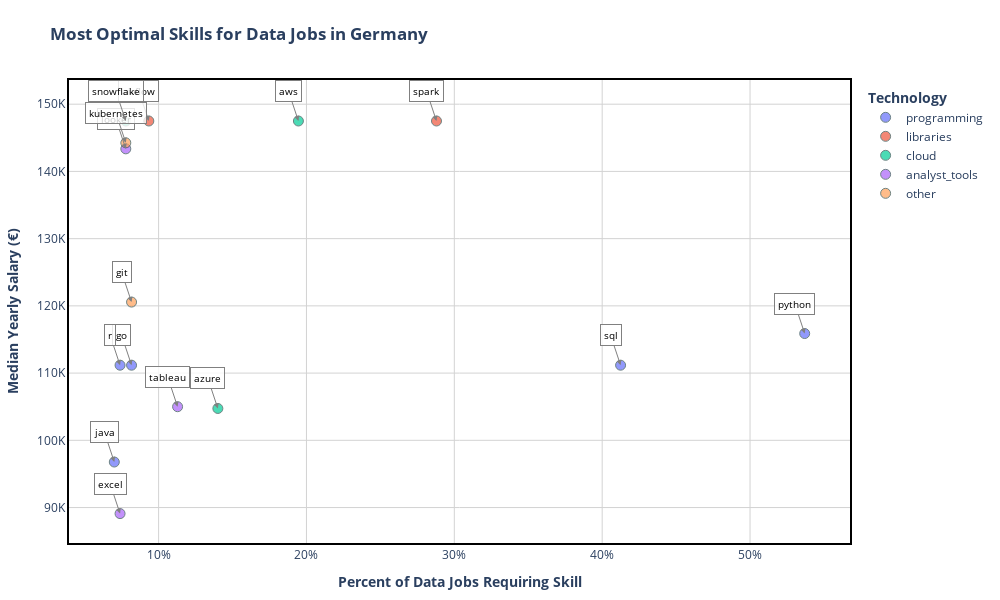

Notebook cell for this chart:
### Markdown cell above
5.4. Creating scatter plot representing most optimal skills for Data Job market in Germany

### Code cell
df_plot = df_plot.copy()
df_plot['skill_name'] = df_Germany_skills_high_demand.index.tolist()

# Creating Scatter Plot with Plotly
fig = px.scatter(
    df_plot,
    x='skill_percent',
    y='skill_median_salary',
    color='technology',
    hover_name='skill_name', 
    title='<b>Most Optimal Skills for Data Jobs in Germany</b>'
)

# Updating marker style
fig.update_traces(
    marker=dict(size=10, opacity=0.7, line=dict(width=1, color='DarkSlateGrey')),
    selector=dict(mode='markers'),
    text='',
    hovertemplate=(
               '<b>%{hovertext}</b><br><br>' +
        'Required by % of Jobs: <b>%{x:.1f}%</b><br>' +
        'Median Salary: <b>€%{y:,.0f}</b><br>' +
        '<extra></extra>'
    ),
    hoverinfo='text'
)

# Adding text annotations with arrows
for i, row in df_Germany_skills_high_demand.iterrows():
    fig.add_annotation(
        x=row['skill_percent'],
        y=row['skill_median_salary'],
        text=i,  
        showarrow=True,
        arrowhead=2,
        arrowsize=1,
        arrowwidth=1,
        arrowcolor='grey',
        font=dict(size=10, color='black'),
        bgcolor='rgba(255, 255, 255, 0.8)',
        bordercolor='grey',
        borderwidth=1,
        borderpad=3
    )
fig.update_xaxes(
    title='<b>Percent of Data Jobs Requiring Skill</b>',
    tickformat=',.0f%',
    ticksuffix='%',  
    gridcolor='lightgrey',
    showgrid=True
)

fig.update_yaxes(
    title='<b>Median Yearly Salary (€)</b>',
    tickprefix='€',
    ticksuffix='K',
    tickformat=',.0f',  
    tickvals=[i*10000 for i in range(0, 21)],  
    ticktext=[f'{i*10}K' for i in range(0, 21)],  
    gridcolor='lightgrey',
    showgrid=True
)
fig.update_layout(
    plot_bgcolor='white',
    hovermode='closest',
    legend=dict(
        title='<b>Technology</b>',
        yanchor="top",
        y=0.99,
        xanchor="left",
        x=1.02,
        bgcolor='rgba(255, 255, 255, 0.8)'
    ),
    margin=dict(l=50, r=100, t=80, b=50),
    width=1000,
    height=600
)
fig.update_xaxes(showline=True, linewidth=2, linecolor='black', mirror=True)
fig.update_yaxes(showline=True, linewidth=2, linecolor='black', mirror=True)

fig.show()

### Figure 1 — Plotly figure (JSON) as saved in the notebook; plotly's stock layout.template omitted (floating-point values rounded to 4 significant figures)
{"data": [{"hoverinfo": "text", "hovertemplate": "<b>%{hovertext}</b><br><br>Required by % of Jobs: <b>%{x:.1f}%</b><br>Median Salary: <b>€%{y:,.0f}</b><br><extra></extra>", "hovertext": ["python", "sql", "go", "r", "java"], "legendgroup": "programming", "marker": {"color": "#636efa", "line": {"color": "DarkSlateGrey", "width": 1}, "opacity": 0.7, "size": 10, "symbol": "circle"}, "mode": "markers", "name": "programming", "orientation": "v", "showlegend": true, "text": "", "type": "scatter", "x": [53.7, 41.25, 8.171, 7.393, 7.004], "xaxis": "x", "y": [115883, 111175, 111175, 111175, 96773], "yaxis": "y"}, {"hoverinfo": "text", "hovertemplate": "<b>%{hovertext}</b><br><br>Required by % of Jobs: <b>%{x:.1f}%</b><br>Median Salary: <b>€%{y:,.0f}</b><br><extra></extra>", "hovertext": ["spark", "airflow"], "legendgroup": "libraries", "marker": {"color": "#EF553B", "line": {"color": "DarkSlateGrey", "width": 1}, "opacity": 0.7, "size": 10, "symbol": "circle"}, "mode": "markers", "name": "libraries", "orientation": "v", "showlegend": true, "text": "", "type": "scatter", "x": [28.79, 9.339], "xaxis": "x", "y": [147500, 147500], "yaxis": "y"}, {"hoverinfo": "text", "hovertemplate": "<b>%{hovertext}</b><br><br>Required by % of Jobs: <b>%{x:.1f}%</b><br>Median Salary: <b>€%{y:,.0f}</b><br><extra></extra>", "hovertext": ["aws", "azure", "snowflake"], "legendgroup": "cloud", "marker": {"color": "#00cc96", "line": {"color": "DarkSlateGrey", "width": 1}, "opacity": 0.7, "size": 10, "symbol": "circle"}, "mode": "markers", "name": "cloud", "orientation": "v", "showlegend": true, "text": "", "type": "scatter", "x": [19.46, 14.01, 7.782], "xaxis": "x", "y": [147500, 104700.0, 147500], "yaxis": "y"}, {"hoverinfo": "text", "hovertemplate": "<b>%{hovertext}</b><br><br>Required by % of Jobs: <b>%{x:.1f}%</b><br>Median Salary: <b>€%{y:,.0f}</b><br><extra></extra>", "hovertext": ["tableau", "looker", "excel"], "legendgroup": "analyst_tools", "marker": {"color": "#ab63fa", "line": {"color": "DarkSlateGrey", "width": 1}, "opacity": 0.7, "size": 10, "symbol": "circle"}, "mode": "markers", "name": "analyst_tools", "orientation": "v", "showlegend": true, "text": "", "type": "scatter", "x": [11.28, 7.782, 7.393], "xaxis": "x", "y": [105000, 143358, 89100], "yaxis": "y"}, {"hoverinfo": "text", "hovertemplate": "<b>%{hovertext}</b><br><br>Required by % of Jobs: <b>%{x:.1f}%</b><br>Median Salary: <b>€%{y:,.0f}</b><br><extra></extra>", "hovertext": ["git", "kubernetes"], "legendgroup": "other", "marker": {"color": "#FFA15A", "line": {"color": "DarkSlateGrey", "width": 1}, "opacity": 0.7, "size": 10, "symbol": "circle"}, "mode": "markers", "name": "other", "orientation": "v", "showlegend": true, "text": "", "type": "scatter", "x": [8.171, 7.782], "xaxis": "x", "y": [120564, 144250], "yaxis": "y"}], "layout": {"annotations": [{"arrowcolor": "grey", "arrowhead": 2, "arrowsize": 1, "arrowwidth": 1, "bgcolor": "rgba(255, 255, 255, 0.8)", "bordercolor": "grey", "borderpad": 3, "borderwidth": 1, "font": {"color": "black", "size": 10}, "showarrow": true, "text": "python", "x": 53.7, "y": 115883}, {"arrowcolor": "grey", "arrowhead": 2, "arrowsize": 1, "arrowwidth": 1, "bgcolor": "rgba(255, 255, 255, 0.8)", "bordercolor": "grey", "borderpad": 3, "borderwidth": 1, "font": {"color": "black", "size": 10}, "showarrow": true, "text": "sql", "x": 41.25, "y": 111175}, {"arrowcolor": "grey", "arrowhead": 2, "arrowsize": 1, "arrowwidth": 1, "bgcolor": "rgba(255, 255, 255, 0.8)", "bordercolor": "grey", "borderpad": 3, "borderwidth": 1, "font": {"color": "black", "size": 10}, "showarrow": true, "text": "spark", "x": 28.79, "y": 147500}, {"arrowcolor": "grey", "arrowhead": 2, "arrowsize": 1, "arrowwidth": 1, "bgcolor": "rgba(255, 255, 255, 0.8)", "bordercolor": "grey", "borderpad": 3, "borderwidth": 1, "font": {"color": "black", "size": 10}, "showarrow": true, "text": "aws", "x": 19.46, "y": 147500}, {"arrowcolor": "grey", "arrowhead": 2, "arrowsize": 1, "arrowwidth": 1, "bgcolor": "rgba(255, 255, 255, 0.8)", "bordercolor": "grey", "borderpad": 3, "borderwidth": 1, "font": {"color": "black", "size": 10}, "showarrow": true, "text": "azure", "x": 14.01, "y": 104700.0}, {"arrowcolor": "grey", "arrowhead": 2, "arrowsize": 1, "arrowwidth": 1, "bgcolor": "rgba(255, 255, 255, 0.8)", "bordercolor": "grey", "borderpad": 3, "borderwidth": 1, "font": {"color": "black", "size": 10}, "showarrow": true, "text": "tableau", "x": 11.28, "y": 105000}, {"arrowcolor": "grey", "arrowhead": 2, "arrowsize": 1, "arrowwidth": 1, "bgcolor": "rgba(255, 255, 255, 0.8)", "bordercolor": "grey", "borderpad": 3, "borderwidth": 1, "font": {"color": "black", "size": 10}, "showarrow": true, "text": "airflow", "x": 9.339, "y": 147500}, {"arrowcolor": "grey", "arrowhead": 2, "arrowsize": 1, "arrowwidth": 1, "bgcolor": "rgba(255, 255, 255, 0.8)", "bordercolor": "grey", "borderpad": 3, "borderwidth": 1, "font": {"color": "black", "size": 10}, "showarrow": true, "text": "git", "x": 8.171, "y": 120564}, {"arrowcolor": "grey", "arrowhead": 2, "arrowsize": 1, "arrowwidth": 1, "bgcolor": "rgba(255, 255, 255, 0.8)", "bordercolor": "grey", "borderpad": 3, "borderwidth": 1, "font": {"color": "black", "size": 10}, "showarrow": true, "text": "go", "x": 8.171, "y": 111175}, {"arrowcolor": "grey", "arrowhead": 2, "arrowsize": 1, "arrowwidth": 1, "bgcolor": "rgba(255, 255, 255, 0.8)", "bordercolor": "grey", "borderpad": 3, "borderwidth": 1, "font": {"color": "black", "size": 10}, "showarrow": true, "text": "looker", "x": 7.782, "y": 143358}, {"arrowcolor": "grey", "arrowhead": 2, "arrowsize": 1, "arrowwidth": 1, "bgcolor": "rgba(255, 255, 255, 0.8)", "bordercolor": "grey", "borderpad": 3, "borderwidth": 1, "font": {"color": "black", "size": 10}, "showarrow": true, "text": "kubernetes", "x": 7.782, "y": 144250}, {"arrowcolor": "grey", "arrowhead": 2, "arrowsize": 1, "arrowwidth": 1, "bgcolor": "rgba(255, 255, 255, 0.8)", "bordercolor": "grey", "borderpad": 3, "borderwidth": 1, "font": {"color": "black", "size": 10}, "showarrow": true, "text": "snowflake", "x": 7.782, "y": 147500}, {"arrowcolor": "grey", "arrowhead": 2, "arrowsize": 1, "arrowwidth": 1, "bgcolor": "rgba(255, 255, 255, 0.8)", "bordercolor": "grey", "borderpad": 3, "borderwidth": 1, "font": {"color": "black", "size": 10}, "showarrow": true, "text": "r", "x": 7.393, "y": 111175}, {"arrowcolor": "grey", "arrowhead": 2, "arrowsize": 1, "arrowwidth": 1, "bgcolor": "rgba(255, 255, 255, 0.8)", "bordercolor": "grey", "borderpad": 3, "borderwidth": 1, "font": {"color": "black", "size": 10}, "showarrow": true, "text": "excel", "x": 7.393, "y": 89100}, {"arrowcolor": "grey", "arrowhead": 2, "arrowsize": 1, "arrowwidth": 1, "bgcolor": "rgba(255, 255, 255, 0.8)", "bordercolor": "grey", "borderpad": 3, "borderwidth": 1, "font": {"color": "black", "size": 10}, "showarrow": true, "text": "java", "x": 7.004, "y": 96773}], "height": 600, "hovermode": "closest", "legend": {"bgcolor": "rgba(255, 255, 255, 0.8)", "title": {"text": "<b>Technology</b>"}, "tracegroupgap": 0, "x": 1.02, "xanchor": "left", "y": 0.99, "yanchor": "top"}, "margin": {"b": 50, "l": 50, "r": 100, "t": 80}, "plot_bgcolor": "white", "title": {"text": "<b>Most Optimal Skills for Data Jobs in Germany</b>"}, "width": 1000, "xaxis": {"anchor": "y", "domain": [0, 1], "gridcolor": "lightgrey", "linecolor": "black", "linewidth": 2, "mirror": true, "showgrid": true, "showline": true, "tickformat": ",.0f%", "ticksuffix": "%", "title": {"text": "<b>Percent of Data Jobs Requiring Skill</b>"}}, "yaxis": {"anchor": "x", "domain": [0, 1], "gridcolor": "lightgrey", "linecolor": "black", "linewidth": 2, "mirror": true, "showgrid": true, "showline": true, "tickformat": ",.0f", "tickprefix": "€", "ticksuffix": "K", "ticktext": ["0K", "10K", "20K", "30K", "40K", "50K", "60K", "70K", "80K", "90K", "100K", "110K", "120K", "130K", "140K", "150K", "160K", "170K", "180K", "190K", "200K"], "tickvals": [0, 10000, 20000, 30000, 40000, 50000, 60000, 70000, 80000, 90000, 100000, 110000, 120000, 130000, 140000, 150000, 160000, 170000, 180000, 190000, 200000], "title": {"text": "<b>Median Yearly Salary (€)</b>"}}}}
